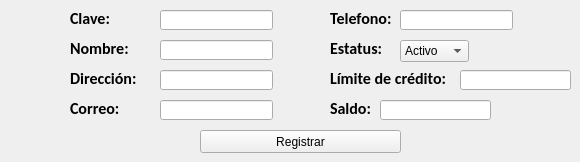
        <widget class="QWidget" name="tab_15">
         <attribute name="title">
          <string>Registro de cliente</string>
         </attribute>
         <widget class="QLineEdit" name="celda_registro_limite_credito">
          <property name="enabled">
           <bool>true</bool>
          </property>
          <property name="geometry">
           <rect>
            <x>460</x>
            <y>70</y>
            <width>111</width>
            <height>20</height>
           </rect>
          </property>
         </widget>
         <widget class="QLineEdit" name="celda_registro_correo">
          <property name="enabled">
           <bool>true</bool>
          </property>
          <property name="geometry">
           <rect>
            <x>160</x>
            <y>100</y>
            <width>113</width>
            <height>20</height>
           </rect>
          </property>
         </widget>
         <widget class="QPushButton" name="boton_registro_cte">
          <property name="enabled">
           <bool>true</bool>
          </property>
          <property name="geometry">
           <rect>
            <x>200</x>
            <y>130</y>
            <width>201</width>
            <height>23</height>
           </rect>
          </property>
          <property name="text">
           <string>Registrar</string>
          </property>
         </widget>
         <widget class="QLabel" name="label_18">
          <property name="enabled">
           <bool>true</bool>
          </property>
          <property name="geometry">
           <rect>
            <x>70</x>
            <y>100</y>
            <width>71</width>
            <height>16</height>
           </rect>
          </property>
          <property name="font">
           <font>
            <family>Calibri</family>
            <pointsize>12</pointsize>
            <weight>75</weight>
            <bold>true</bold>
           </font>
          </property>
          <property name="text">
           <string>Correo:</string>
          </property>
         </widget>
         <widget class="QLineEdit" name="celda_registro_nombre">
          <property name="enabled">
           <bool>true</bool>
          </property>
          <property name="geometry">
           <rect>
            <x>160</x>
            <y>40</y>
            <width>113</width>
            <height>20</height>
           </rect>
          </property>
         </widget>
         <widget class="QLineEdit" name="celda_registro_telefono">
          <property name="enabled">
           <bool>true</bool>
          </property>
          <property name="geometry">
           <rect>
            <x>400</x>
            <y>10</y>
            <width>113</width>
            <height>20</height>
           </rect>
          </property>
         </widget>
         <widget class="QComboBox" name="combo_box_registro_estatus">
          <property name="enabled">
           <bool>true</bool>
          </property>
          <property name="geometry">
           <rect>
            <x>400</x>
            <y>40</y>
            <width>69</width>
            <height>22</height>
           </rect>
          </property>
          <item>
           <property name="text">
            <string>Activo</string>
           </property>
          </item>
          <item>
           <property name="text">
            <string>Inactivo</string>
           </property>
          </item>
         </widget>
         <widget class="QLabel" name="label_19">
          <property name="enabled">
           <bool>true</bool>
          </property>
          <property name="geometry">
           <rect>
            <x>330</x>
            <y>10</y>
            <width>61</width>
            <height>16</height>
           </rect>
          </property>
          <property name="font">
           <font>
            <family>Calibri</family>
            <pointsize>12</pointsize>
            <weight>75</weight>
            <bold>true</bold>
           </font>
          </property>
          <property name="text">
           <string>Telefono:</string>
          </property>
         </widget>
         <widget class="QLineEdit" name="celda_registro_clave">
          <property name="enabled">
           <bool>true</bool>
          </property>
          <property name="geometry">
           <rect>
            <x>160</x>
            <y>10</y>
            <width>113</width>
            <height>20</height>
           </rect>
          </property>
         </widget>
         <widget class="QLabel" name="label_20">
          <property name="enabled">
           <bool>true</bool>
          </property>
          <property name="geometry">
           <rect>
            <x>70</x>
            <y>70</y>
            <width>81</width>
            <height>16</height>
           </rect>
          </property>
          <property name="font">
           <font>
            <family>Calibri</family>
            <pointsize>12</pointsize>
            <weight>75</weight>
            <bold>true</bold>
           </font>
          </property>
          <property name="text">
           <string>Dirección:</string>
          </property>
         </widget>
         <widget class="QLineEdit" name="celda_registro_direccion">
          <property name="enabled">
           <bool>true</bool>
          </property>
          <property name="geometry">
           <rect>
            <x>160</x>
            <y>70</y>
            <width>113</width>
            <height>20</height>
           </rect>
          </property>
         </widget>
         <widget class="QLabel" name="label_21">
          <property name="enabled">
           <bool>true</bool>
          </property>
          <property name="geometry">
           <rect>
            <x>330</x>
            <y>70</y>
            <width>121</width>
            <height>16</height>
           </rect>
          </property>
          <property name="font">
           <font>
            <family>Calibri</family>
            <pointsize>12</pointsize>
            <weight>75</weight>
            <bold>true</bold>
           </font>
          </property>
          <property name="text">
           <string>Límite de crédito:</string>
          </property>
         </widget>
         <widget class="QLabel" name="label_22">
          <property name="enabled">
           <bool>true</bool>
          </property>
          <property name="geometry">
           <rect>
            <x>330</x>
            <y>40</y>
            <width>61</width>
            <height>16</height>
           </rect>
          </property>
          <property name="font">
           <font>
            <family>Calibri</family>
            <pointsize>12</pointsize>
            <weight>75</weight>
            <bold>true</bold>
           </font>
          </property>
          <property name="text">
           <string>Estatus:</string>
          </property>
         </widget>
         <widget class="QLabel" name="label_24">
          <property name="enabled">
           <bool>true</bool>
          </property>
          <property name="geometry">
           <rect>
            <x>70</x>
            <y>40</y>
            <width>71</width>
            <height>16</height>
           </rect>
          </property>
          <property name="font">
           <font>
            <family>Calibri</family>
            <pointsize>12</pointsize>
            <weight>75</weight>
            <bold>true</bold>
           </font>
          </property>
          <property name="text">
           <string>Nombre:</string>
          </property>
         </widget>
         <widget class="QLabel" name="label_25">
          <property name="enabled">
           <bool>true</bool>
          </property>
          <property name="geometry">
           <rect>
            <x>70</x>
            <y>10</y>
            <width>51</width>
            <height>16</height>
           </rect>
          </property>
          <property name="font">
           <font>
            <family>Calibri</family>
            <pointsize>12</pointsize>
            <weight>75</weight>
            <bold>true</bold>
           </font>
          </property>
          <property name="text">
           <string>Clave:</string>
          </property>
         </widget>
         <widget class="QLabel" name="label_23">
          <property name="enabled">
           <bool>true</bool>
          </property>
          <property name="geometry">
           <rect>
            <x>330</x>
            <y>100</y>
            <width>51</width>
            <height>16</height>
           </rect>
          </property>
          <property name="font">
           <font>
            <family>Calibri</family>
            <pointsize>12</pointsize>
            <weight>75</weight>
            <bold>true</bold>
           </font>
          </property>
          <property name="text">
           <string>Saldo:</string>
          </property>
         </widget>
         <widget class="QLineEdit" name="celda_registro_saldo">
          <property name="enabled">
           <bool>true</bool>
          </property>
          <property name="geometry">
           <rect>
            <x>380</x>
            <y>100</y>
            <width>111</width>
            <height>20</height>
           </rect>
          </property>
         </widget>
        </widget>
